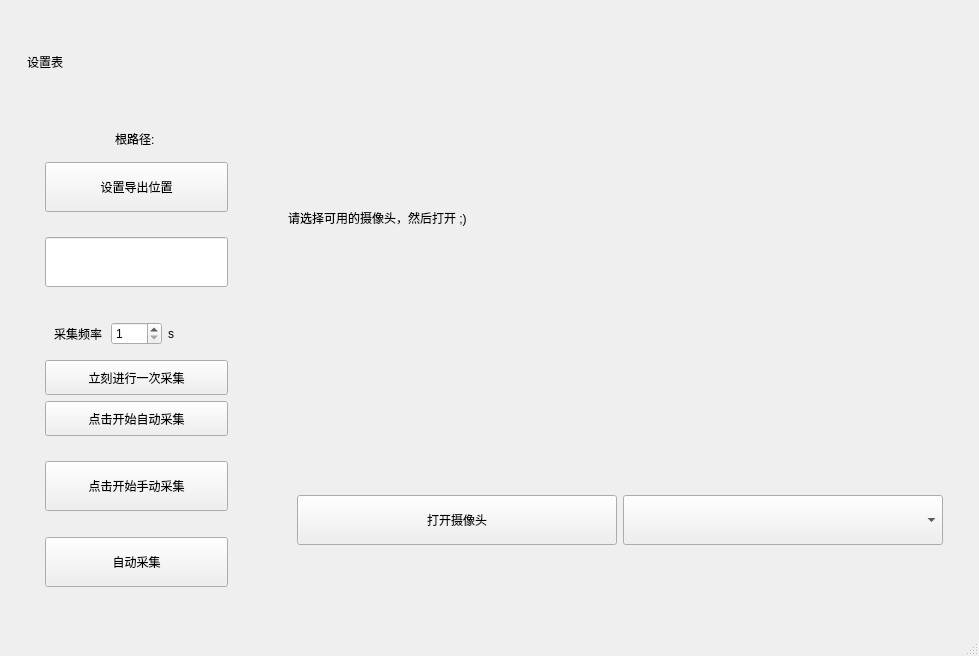
<?xml version="1.0" encoding="UTF-8"?>
<ui version="4.0">
 <class>MainWindow</class>
 <widget class="QMainWindow" name="MainWindow">
  <property name="geometry">
   <rect>
    <x>0</x>
    <y>0</y>
    <width>979</width>
    <height>656</height>
   </rect>
  </property>
  <property name="windowTitle">
   <string>MainWindow</string>
  </property>
  <widget class="QWidget" name="centralwidget">
   <layout class="QHBoxLayout" name="horizontalLayout">
    <item>
     <widget class="QWidget" name="widget_operation_bar" native="true">
      <layout class="QVBoxLayout" name="verticalLayout_3">
       <item>
        <widget class="QWidget" name="widget_settings" native="true">
         <layout class="QVBoxLayout" name="verticalLayout_2">
          <item>
           <widget class="QLabel" name="label_tell_this_is_settings_table">
            <property name="maximumSize">
             <size>
              <width>16777215</width>
              <height>70</height>
             </size>
            </property>
            <property name="text">
             <string>设置表</string>
            </property>
           </widget>
          </item>
          <item>
           <widget class="QWidget" name="widget_settings_core" native="true">
            <layout class="QVBoxLayout" name="verticalLayout_7">
             <item>
              <widget class="QWidget" name="widget_path_settings" native="true">
               <layout class="QVBoxLayout" name="verticalLayout_5">
                <item>
                 <widget class="QLabel" name="label_tell_save_path">
                  <property name="minimumSize">
                   <size>
                    <width>0</width>
                    <height>35</height>
                   </size>
                  </property>
                  <property name="text">
                   <string>根路径: </string>
                  </property>
                  <property name="alignment">
                   <set>Qt::AlignCenter</set>
                  </property>
                  <property name="wordWrap">
                   <bool>true</bool>
                  </property>
                 </widget>
                </item>
                <item>
                 <widget class="QPushButton" name="btn_set_saving_path">
                  <property name="minimumSize">
                   <size>
                    <width>0</width>
                    <height>50</height>
                   </size>
                  </property>
                  <property name="text">
                   <string>设置导出位置</string>
                  </property>
                 </widget>
                </item>
               </layout>
              </widget>
             </item>
             <item>
              <widget class="QWidget" name="widget_cur_label_name" native="true">
               <layout class="QVBoxLayout" name="verticalLayout_8">
                <item>
                 <widget class="QLineEdit" name="lineEdit_label_name">
                  <property name="minimumSize">
                   <size>
                    <width>0</width>
                    <height>50</height>
                   </size>
                  </property>
                 </widget>
                </item>
               </layout>
              </widget>
             </item>
             <item>
              <widget class="QWidget" name="widget_auto_setings" native="true">
               <layout class="QVBoxLayout" name="verticalLayout_9">
                <item>
                 <widget class="QWidget" name="widget_timer_settings" native="true">
                  <layout class="QHBoxLayout" name="horizontalLayout_4">
                   <item>
                    <widget class="QLabel" name="label_display_freq">
                     <property name="text">
                      <string>采集频率</string>
                     </property>
                    </widget>
                   </item>
                   <item>
                    <widget class="QSpinBox" name="time_set_spinBox">
                     <property name="minimum">
                      <number>1</number>
                     </property>
                     <property name="maximum">
                      <number>10</number>
                     </property>
                    </widget>
                   </item>
                   <item>
                    <widget class="QLabel" name="label_s">
                     <property name="text">
                      <string>s</string>
                     </property>
                    </widget>
                   </item>
                  </layout>
                 </widget>
                </item>
                <item>
                 <widget class="QPushButton" name="btn_auto_manual">
                  <property name="minimumSize">
                   <size>
                    <width>0</width>
                    <height>35</height>
                   </size>
                  </property>
                  <property name="text">
                   <string>立刻进行一次采集</string>
                  </property>
                 </widget>
                </item>
                <item>
                 <widget class="QPushButton" name="btn_auto_start">
                  <property name="minimumSize">
                   <size>
                    <width>0</width>
                    <height>35</height>
                   </size>
                  </property>
                  <property name="text">
                   <string>点击开始自动采集</string>
                  </property>
                 </widget>
                </item>
               </layout>
              </widget>
             </item>
             <item>
              <widget class="QWidget" name="widget_manual_fetch" native="true">
               <layout class="QVBoxLayout" name="verticalLayout_6">
                <item>
                 <widget class="QPushButton" name="btn_manual">
                  <property name="minimumSize">
                   <size>
                    <width>0</width>
                    <height>50</height>
                   </size>
                  </property>
                  <property name="text">
                   <string>点击开始手动采集</string>
                  </property>
                 </widget>
                </item>
               </layout>
              </widget>
             </item>
             <item>
              <widget class="QWidget" name="widget_btn_settings" native="true">
               <layout class="QVBoxLayout" name="verticalLayout_4">
                <item>
                 <widget class="QPushButton" name="btn_select_mode">
                  <property name="minimumSize">
                   <size>
                    <width>0</width>
                    <height>50</height>
                   </size>
                  </property>
                  <property name="text">
                   <string>自动采集</string>
                  </property>
                 </widget>
                </item>
               </layout>
              </widget>
             </item>
            </layout>
           </widget>
          </item>
         </layout>
        </widget>
       </item>
      </layout>
     </widget>
    </item>
    <item>
     <widget class="QWidget" name="widget_display_and_settings" native="true">
      <property name="minimumSize">
       <size>
        <width>700</width>
        <height>0</height>
       </size>
      </property>
      <layout class="QVBoxLayout" name="verticalLayout">
       <item>
        <widget class="QWidget" name="widget_displaying" native="true">
         <property name="minimumSize">
          <size>
           <width>0</width>
           <height>400</height>
          </size>
         </property>
         <layout class="QGridLayout" name="gridLayout">
          <item row="0" column="0">
           <widget class="QLabel" name="label_displayRuntimeCapture">
            <property name="text">
             <string>请选择可用的摄像头，然后打开 ;)</string>
            </property>
           </widget>
          </item>
         </layout>
        </widget>
       </item>
       <item>
        <widget class="QWidget" name="widget_settings_of_camera" native="true">
         <layout class="QHBoxLayout" name="horizontalLayout_3">
          <item>
           <widget class="QWidget" name="widget_depatch_gain" native="true">
            <layout class="QHBoxLayout" name="horizontalLayout_2">
             <item>
              <widget class="QPushButton" name="btn_open_this">
               <property name="minimumSize">
                <size>
                 <width>0</width>
                 <height>50</height>
                </size>
               </property>
               <property name="text">
                <string>打开摄像头</string>
               </property>
              </widget>
             </item>
             <item>
              <widget class="QComboBox" name="comboBox_cameralist">
               <property name="minimumSize">
                <size>
                 <width>0</width>
                 <height>50</height>
                </size>
               </property>
              </widget>
             </item>
            </layout>
           </widget>
          </item>
         </layout>
        </widget>
       </item>
      </layout>
     </widget>
    </item>
   </layout>
  </widget>
  <widget class="QMenuBar" name="menubar">
   <property name="geometry">
    <rect>
     <x>0</x>
     <y>0</y>
     <width>979</width>
     <height>22</height>
    </rect>
   </property>
  </widget>
  <widget class="QStatusBar" name="statusbar"/>
 </widget>
 <resources/>
 <connections/>
</ui>
